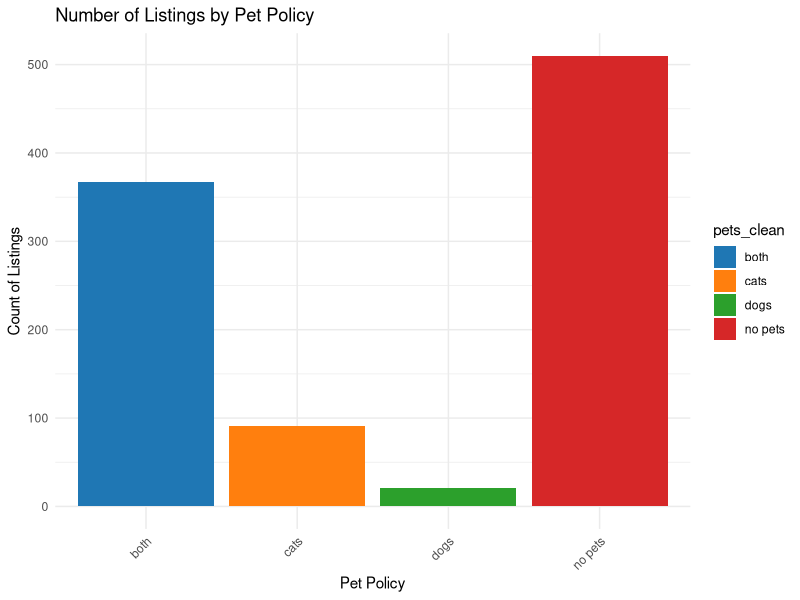
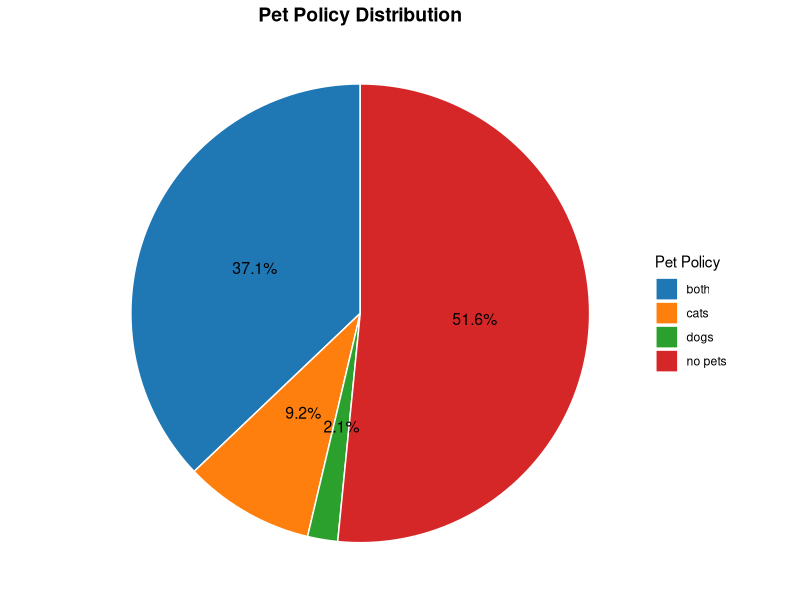
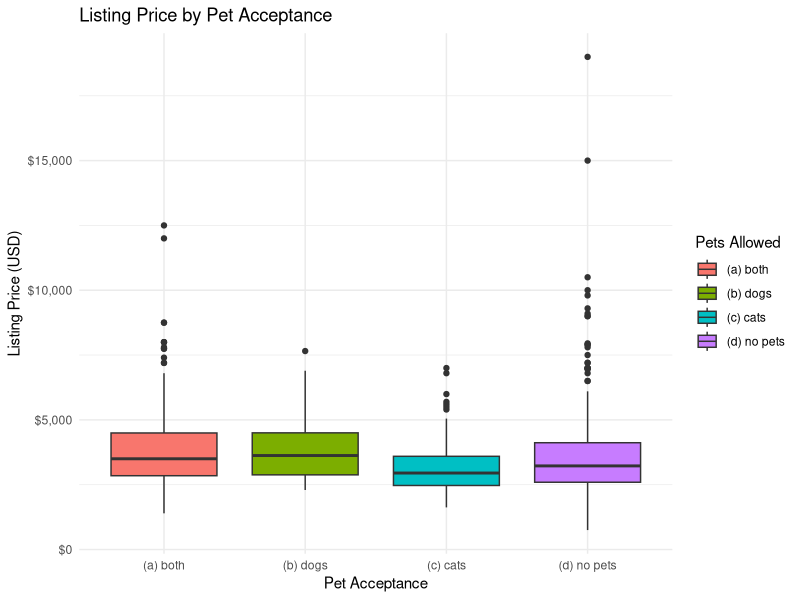

Here is the R script that generated these plots, in order:
# Load necessary libraries
library(ggplot2)
library(dplyr)
library(readr)
library(scales)

# Read the data
pets <- read.csv("sf_clean.csv")

# View column names and sample data
str(pets)
head(pets)

# Use original data frame named 'pets'
pets <- pets %>%
  mutate(pets_clean = sub("^\\([a-z]\\)\\s*", "", pets))

pet_colors <- c(
  "both" = "#1f77b4",
  "cats" = "#ff7f0e",
  "dogs" = "#2ca02c",
  "no pets" = "#d62728"
)

# Bar plot of pet policies
ggplot(pets, aes(x = pets_clean, fill = pets_clean)) +
  geom_bar() +
  scale_fill_manual(values = pet_colors) +
  theme_minimal() +
  labs(title = "Number of Listings by Pet Policy",
       x = "Pet Policy",
       y = "Count of Listings") +
  theme(axis.text.x = element_text(angle = 45, hjust = 1))


# Summarize counts and calculate percentages
pet_summary_clean <- pets %>%
  count(pets_clean) %>%
  mutate(percentage = round(100 * n / sum(n), 1),
         label = paste0(percentage, "%"))

# Create pie chart with labels and legend
ggplot(pet_summary_clean, aes(x = "", y = n, fill = pets_clean)) +
  geom_col(width = 1, color = "white") +
  coord_polar(theta = "y") +
  geom_text(aes(label = label), position = position_stack(vjust = 0.5), size = 4) +
  scale_fill_manual(values = pet_colors) +
  labs(title = "Pet Policy Distribution", fill = "Pet Policy") +
  theme_void() +
  theme(
    legend.position = "right",
    plot.title = element_text(hjust = 0.5, size = 14, face = "bold")
  )


# Convert 'pets' to a factor if it's not already
pets$pets <- as.factor(pets$pets)

# Box plot for price by pet acceptance
ggplot(pets, aes(x = pets, y = price, fill = pets)) +
  geom_boxplot() +
  labs(
    title = "Listing Price by Pet Acceptance",
    x = "Pet Acceptance",
    y = "Listing Price (USD)",
    fill = "Pets Allowed"
  ) +
  theme_minimal() +
  scale_y_continuous(labels = scales::dollar)





